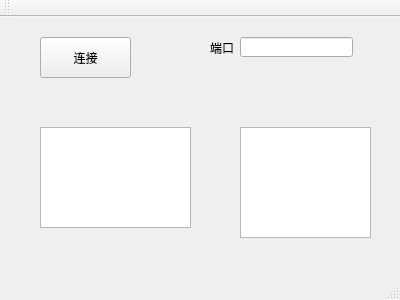
<?xml version="1.0" encoding="UTF-8"?>
<ui version="4.0">
 <class>MainWindow</class>
 <widget class="QMainWindow" name="MainWindow">
  <property name="geometry">
   <rect>
    <x>0</x>
    <y>0</y>
    <width>400</width>
    <height>300</height>
   </rect>
  </property>
  <property name="windowTitle">
   <string>MainWindow</string>
  </property>
  <widget class="QWidget" name="centralWidget">
   <widget class="QPushButton" name="pushButtonCreateChattingRoom">
    <property name="geometry">
     <rect>
      <x>40</x>
      <y>20</y>
      <width>91</width>
      <height>41</height>
     </rect>
    </property>
    <property name="text">
     <string>连接</string>
    </property>
   </widget>
   <widget class="QTextEdit" name="textEdit">
    <property name="geometry">
     <rect>
      <x>240</x>
      <y>110</y>
      <width>131</width>
      <height>111</height>
     </rect>
    </property>
   </widget>
   <widget class="QLineEdit" name="lineEdit">
    <property name="geometry">
     <rect>
      <x>240</x>
      <y>20</y>
      <width>113</width>
      <height>20</height>
     </rect>
    </property>
   </widget>
   <widget class="QLabel" name="label">
    <property name="geometry">
     <rect>
      <x>210</x>
      <y>20</y>
      <width>61</width>
      <height>21</height>
     </rect>
    </property>
    <property name="text">
     <string>端口</string>
    </property>
   </widget>
   <widget class="QTextEdit" name="textEdit_2">
    <property name="geometry">
     <rect>
      <x>40</x>
      <y>110</y>
      <width>151</width>
      <height>101</height>
     </rect>
    </property>
   </widget>
  </widget>
  <widget class="QMenuBar" name="menuBar">
   <property name="geometry">
    <rect>
     <x>0</x>
     <y>0</y>
     <width>400</width>
     <height>17</height>
    </rect>
   </property>
  </widget>
  <widget class="QToolBar" name="mainToolBar">
   <attribute name="toolBarArea">
    <enum>TopToolBarArea</enum>
   </attribute>
   <attribute name="toolBarBreak">
    <bool>false</bool>
   </attribute>
  </widget>
  <widget class="QStatusBar" name="statusBar"/>
 </widget>
 <layoutdefault spacing="6" margin="11"/>
 <resources/>
 <connections/>
</ui>
